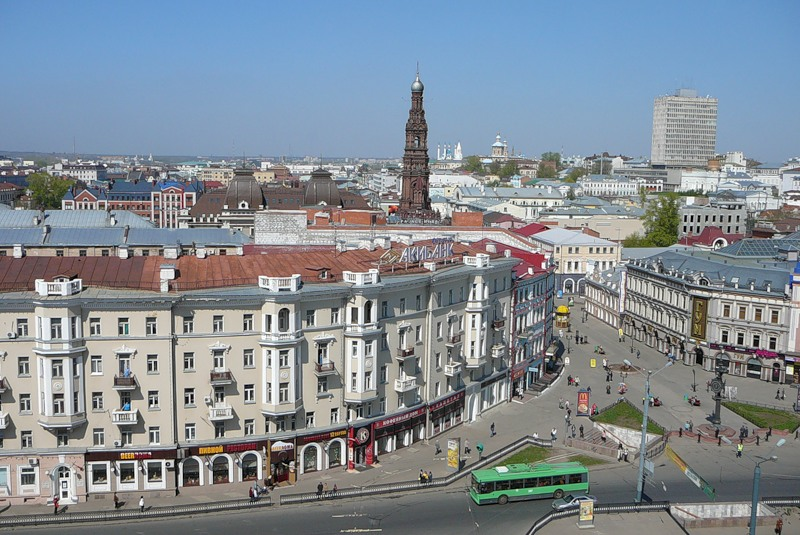
#> input picture cv/1.jpg, 800 x 535 px
$ jupyter execute 'fourth lab.ipynb'
#> lines starting #> are read from the running program, lines starting #| are printed output that depends on the picture; after the words box and inside, x2 and y2 are one past the last pixel; in counts of white or black regions, pixels touching at a corner belong together
[cell 1]
import cv2
import numpy as np

def custom_threshold(image, t):
    binary = (image >= t).astype(np.uint8) * 255
    return binary

def custom_erode_cross(binary_image, iterations):
    res = binary_image.copy()
    h, w = binary_image.shape

    for _ in range(iterations):
        temp_img = res.copy()
        for y in range(1, h - 1):
            for x in range(1, w - 1):
                # крестик
                center = temp_img[y, x]
                up     = temp_img[y-1, x]
                down   = temp_img[y+1, x]
                left   = temp_img[y, x-1]
                right  = temp_img[y, x+1]

                # Эрозия — это выбор минимального значения в окрестности
                res[y, x] = min(center, up, down, left, right)
    return res

def on_trackbar(val):
    thresh_val = cv2.getTrackbarPos('Threshold', 'Morfology')
    iters = cv2.getTrackbarPos('Iterations', 'Morfology')

    # 1. Ручные функции
    manual_bin = custom_threshold(original_img, thresh_val)
    manual_eroded = custom_erode_cross(manual_bin, iters)

    _, cv_bin = cv2.threshold(original_img, thresh_val, 255, cv2.THRESH_BINARY)
    kernel = cv2.getStructuringElement(cv2.MORPH_CROSS, (3, 3))
    cv_eroded = cv2.erode(cv_bin, kernel, iterations=iters)

    combined = np.hstack((original_img, manual_eroded, cv_eroded))
    cv2.imshow('Morfology', combined)


filename = '1.jpg'
original_img = cv2.imread(filename, cv2.IMREAD_GRAYSCALE)
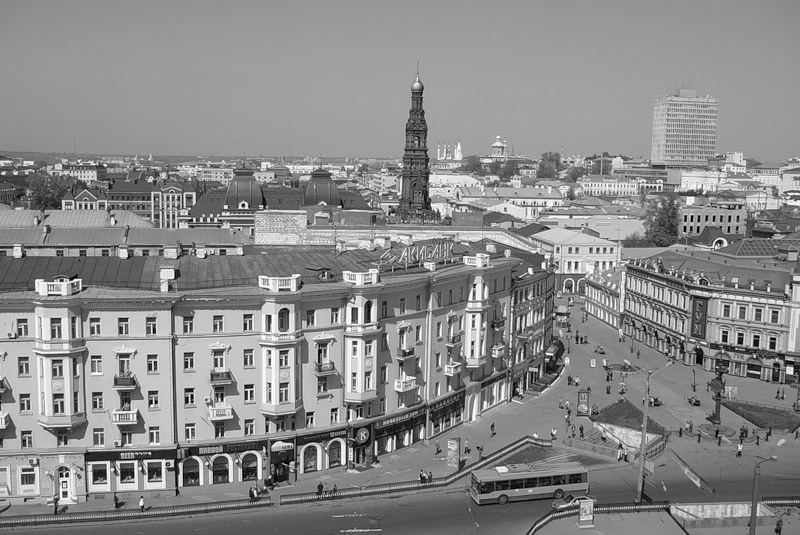
#> original_img: shape (535, 800); min 0, max 255, mean 137.9

if original_img is None:
    print("Ошибка загрузки")
else:
    cv2.namedWindow('Morfology')
    cv2.createTrackbar('Threshold', 'Morfology', 127, 255, on_trackbar)
    cv2.createTrackbar('Iterations', 'Morfology', 1, 5, on_trackbar)
    on_trackbar(30)
#> in custom_threshold, `binary = (image >= t).astype(np.uint8) * 255`:
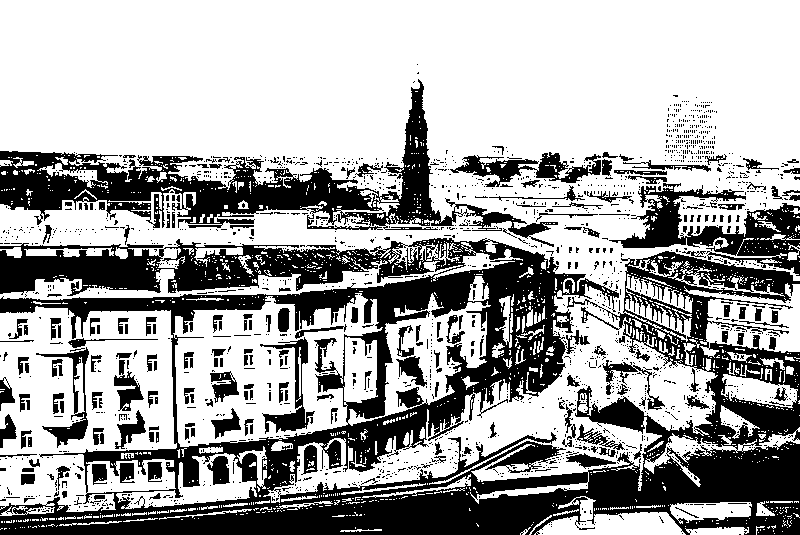
#> binary: shape (535, 800); 65.3% white; 1812 black regions (1602 under 20 px), largest, box (x1, y1, x2, y2) and area: (0, 238, 800, 535) 96516, (0, 79, 558, 247) 19627, (609, 183, 800, 276) 6127
#> after the loop in custom_erode_cross, `for _ in range(iterations):`:
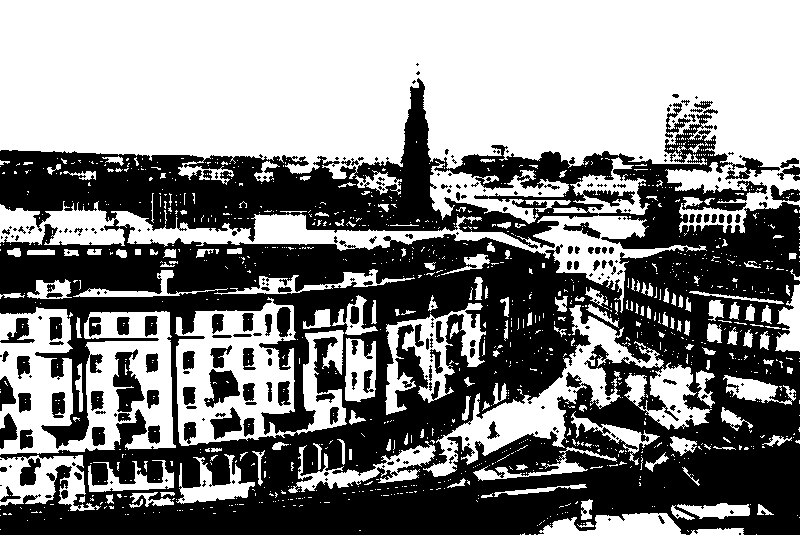
#> res: shape (535, 800); 52.2% white; 268 black regions (153 under 20 px), largest, box (x1, y1, x2, y2) and area: (0, 78, 800, 535) 189704, (113, 349, 145, 412) 1068, (204, 369, 240, 408) 766
#> in on_trackbar, `_, cv_bin = cv2.threshold(original_img, thresh_val, 255, cv2.THRESH_BI..`:
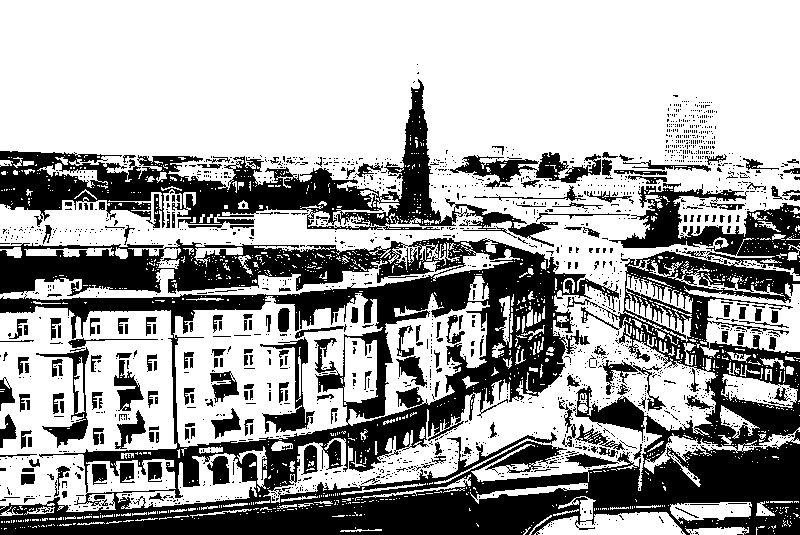
#> cv_bin: shape (535, 800); 64.7% white; 1845 black regions (1632 under 20 px), largest, box (x1, y1, x2, y2) and area: (0, 183, 800, 535) 104199, (0, 79, 558, 247) 19887, (450, 152, 601, 189) 2084
#> in on_trackbar, `cv_eroded = cv2.erode(cv_bin, kernel, iterations=iters)`:
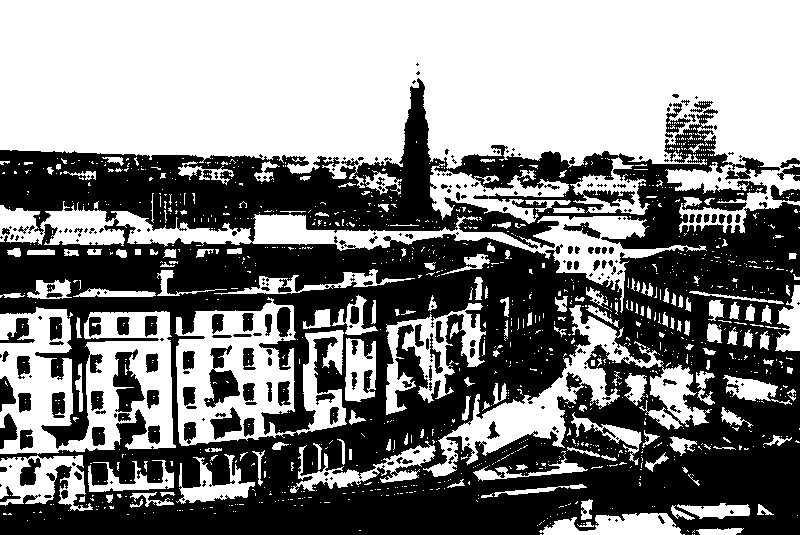
#> cv_eroded: shape (535, 800); 51.5% white; 265 black regions (150 under 20 px), largest, box (x1, y1, x2, y2) and area: (0, 78, 800, 535) 192488, (113, 349, 145, 412) 1077, (204, 345, 240, 408) 1032
#> in on_trackbar, `combined = np.hstack((original_img, manual_eroded, cv_eroded))`:
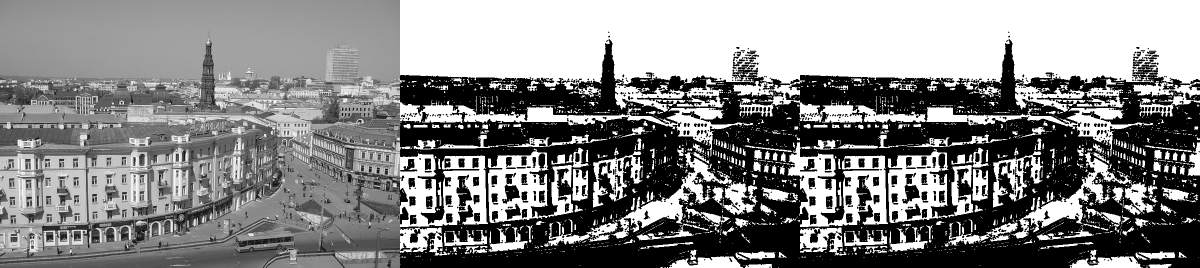
#> combined: shape (535, 2400) (shown at 1/2 size); min 0, max 255, mean 134.1
    while True:
        if cv2.waitKey(1) & 0xFF == 27:
#> (key Esc is pressed here)
            break
    cv2.destroyAllWindows()

$ run again, with cv/2.png saved as cv/1.jpg
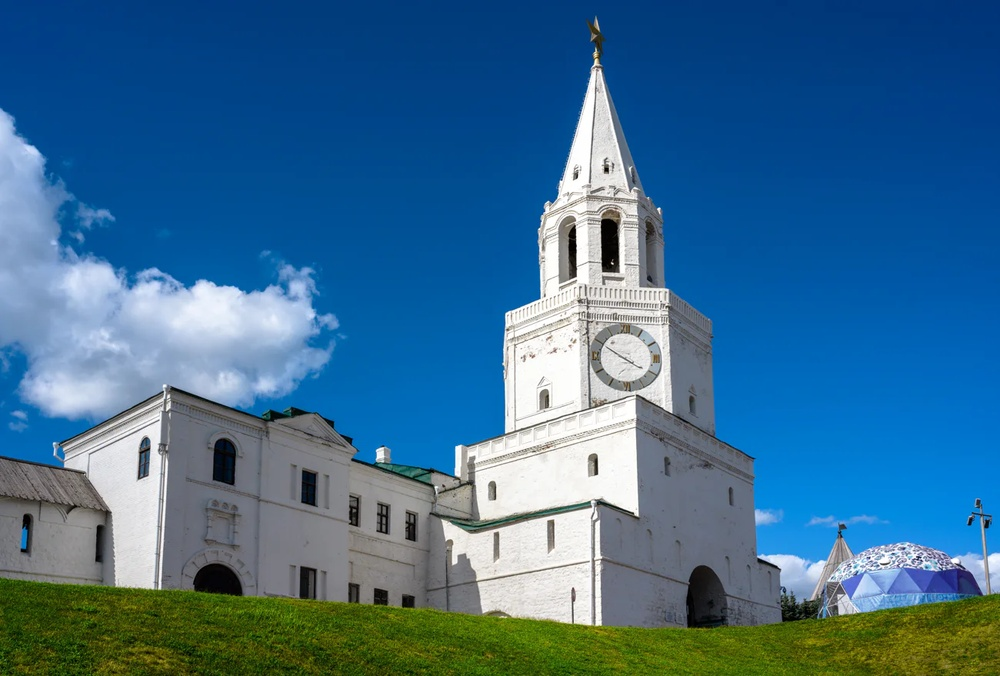
#> input picture cv/2.png, 1000 x 676 px, shrunk from 1300 x 879 before the run
#> binary: shape (676, 1000); 20.7% white; 416 white regions (394 under 20 px), largest, box (x1, y1, x2, y2) and area: (440, 48, 673, 627) 58168, (0, 108, 330, 590) 55369, (303, 448, 431, 602) 9996
#> after the loop in custom_erode_cross, `for _ in range(iterations):`:
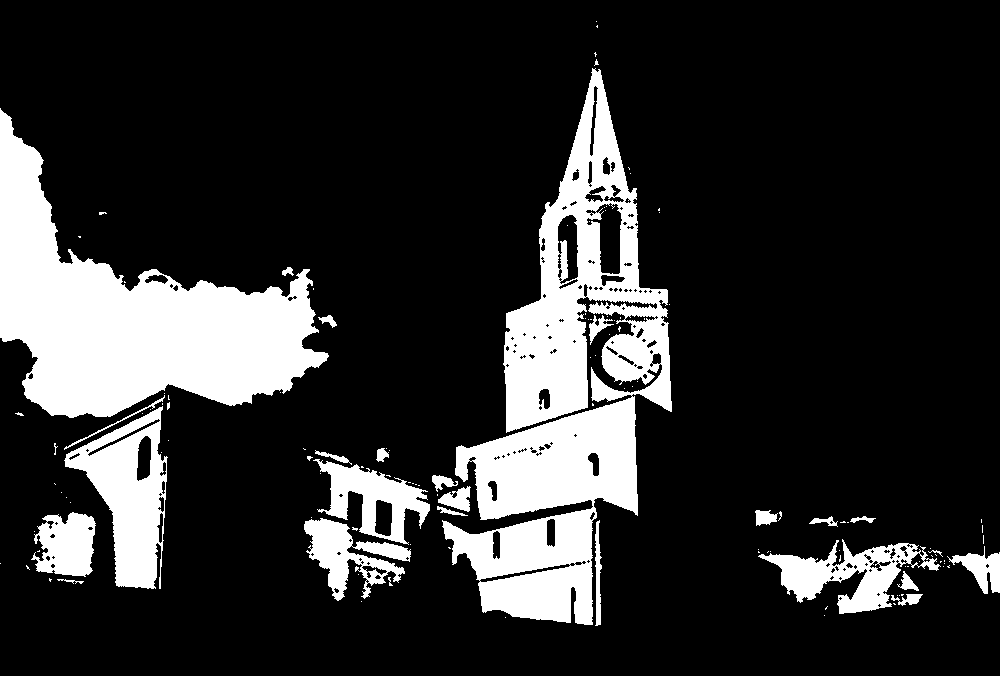
#> res: shape (676, 1000); 18.4% white; 128 white regions (102 under 20 px), largest, box (x1, y1, x2, y2) and area: (442, 68, 672, 625) 51471, (0, 108, 329, 418) 43251, (64, 406, 168, 589) 9121
#> cv_bin: shape (676, 1000); 20.4% white; 388 white regions (368 under 20 px), largest, box (x1, y1, x2, y2) and area: (440, 48, 673, 627) 58016, (0, 108, 330, 590) 55196, (304, 450, 431, 602) 9335
#> cv_eroded: shape (676, 1000); 18.2% white; 130 white regions (103 under 20 px), largest, box (x1, y1, x2, y2) and area: (0, 109, 329, 418) 43105, (455, 68, 672, 520) 40119, (442, 507, 597, 625) 11196
#> in on_trackbar, `combined = np.hstack((original_img, manual_eroded, cv_eroded))`:
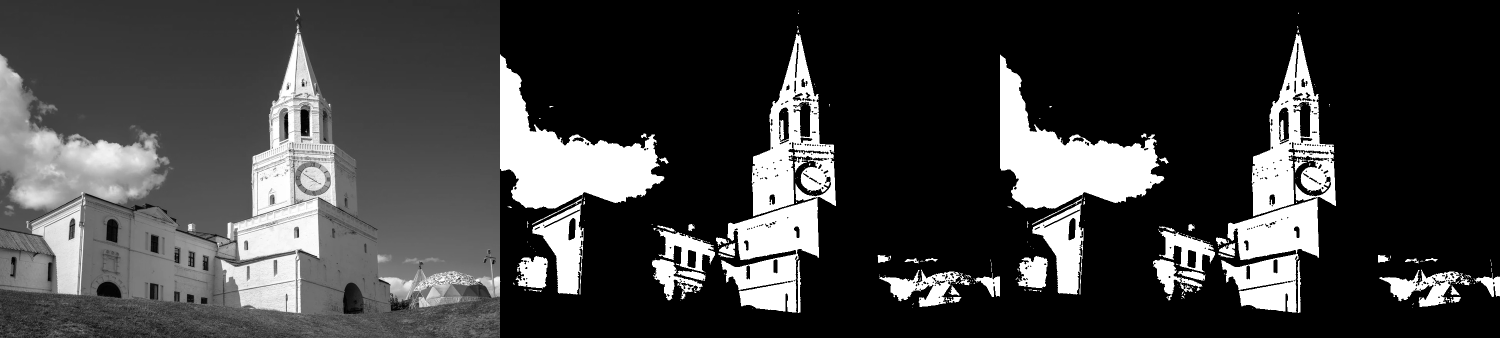
#> combined: shape (676, 3000) (shown at 1/2 size); min 0, max 255, mean 63.8
